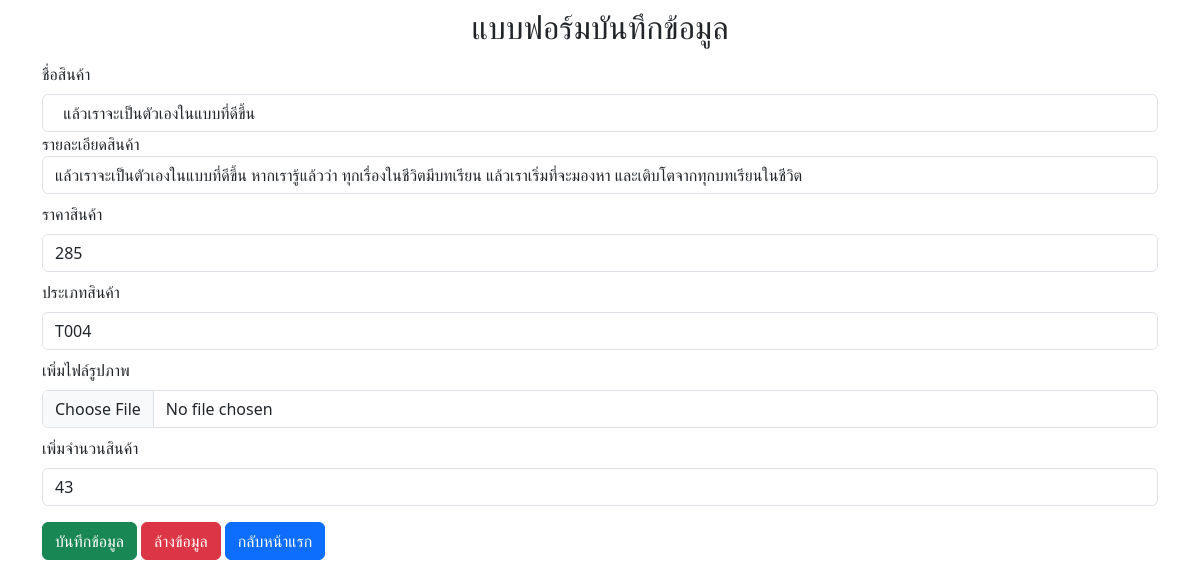
Screenshot of /update_producr.php?p_id=P02 with the database file from the repository.
### tables this page shows
CREATE TABLE `product` (
  `p_id` varchar(11) NOT NULL COMMENT 'รหัสสินค้า',
  `p_name` varchar(255) NOT NULL COMMENT 'ชื่อสินค้า',
  `des` varchar(1000) NOT NULL COMMENT 'รายละเอียดสินค้า',
  `price` int(11) NOT NULL COMMENT 'ราคาสินค้า',
  `type_id` varchar(11) NOT NULL COMMENT 'FK',
  `amount` int(11) NOT NULL COMMENT 'จำนวนสินค้า',
  `p_img` varchar(200) NOT NULL
);

### update_producr.php (the view, shortened to what this page needs)
<?php
    require('dbconnect.php');
    $p_id = $_GET["p_id"];
    $sql = "SELECT * FROM product WHERE p_id ='$p_id'";
    $resulet =  mysqli_query($con,$sql);
    $row = mysqli_fetch_assoc($resulet);
?>
<!DOCTYPE html>
<html lang="en">
<head>
    <link href="https://cdn.jsdelivr.net/npm/bootstrap@5.3.0-alpha1/dist/css/bootstrap.min.css" rel="stylesheet">
</head>
<body>
<div class  =  "container my-2">
        <h2 class = "text-center">แบบฟอร์มบันทึกข้อมูล</h2>
        <form action="update_data.php" method="POST" enctype="multipart/form-data" class="main-form">
                <div class="from-group">
                    <label for="pname" class = "my-2">ชื่อสินค้า</label>
                    <input type="text" name = "p_name" id = "name" value="<?php echo $row["p_name"]; ?>" class = "form-control">
                </div>
                <div class="from-group">
                    <label for="">รายละเอียดสินค้า</label>
                    <input type="text" name = "des" id = "" value="<?php echo $row["des"]; ?>" class = "form-control">
                </div>
                <div class="from-group">
                    <label for="price" class = "my-2">ราคาสินค้า</label>
                    <input type="text" name = "price" id = "" value="<?php echo $row["price"]; ?>" class = "form-control">
                </div>
                <div class="from-group">
                    <label for="type" class = "my-2">ประเภทสินค้า</label>
                    <input type="text" name = "type_id" id = "" value="<?php echo $row["type_id"]; ?>" class = "form-control">
                </div>
                <div class="from-group">
                    <label for="img" class = "my-2">เพิ่มไฟล์รูปภาพ</label>
                    <input type="file" name = "file1" id = "file1" class = "form-control">
                </div>
                <div class="from-group">
                    <label for="type" class = "my-2">เพิ่มจำนวนสินค้า</label>
                    <input type="text" name = "amount" id = "" value="<?php echo $row["amount"]; ?>" class = "form-control">
                </div>
                <input type="submit" value="บันทึกข้อมูล" onclick="check()" class = "btn btn-success my-3">
                <input type="reset" value="ล้างข้อมูล" class = "btn btn-danger">
            <a href="admin/product_update.php" class = "btn btn-primary ">กลับหน้าแรก</a>
        </form>
    </div>
</body>
</html>

### rows the page displays
product: p_name "แล้วเราจะเป็นตัวเองในแบบที่ดีขึ้น", des "แล้วเราจะเป็นตัวเองในแบบที่ดีขึ้น หากเรารู้แล้วว่า ทุกเรื่องในชีวิตมีบทเรียน แล้วเราเริ่มที่จะมองหา และเติบโตจากทุกบทเรียนในชีวิต", price "285", type_id "T004", amount "43"
